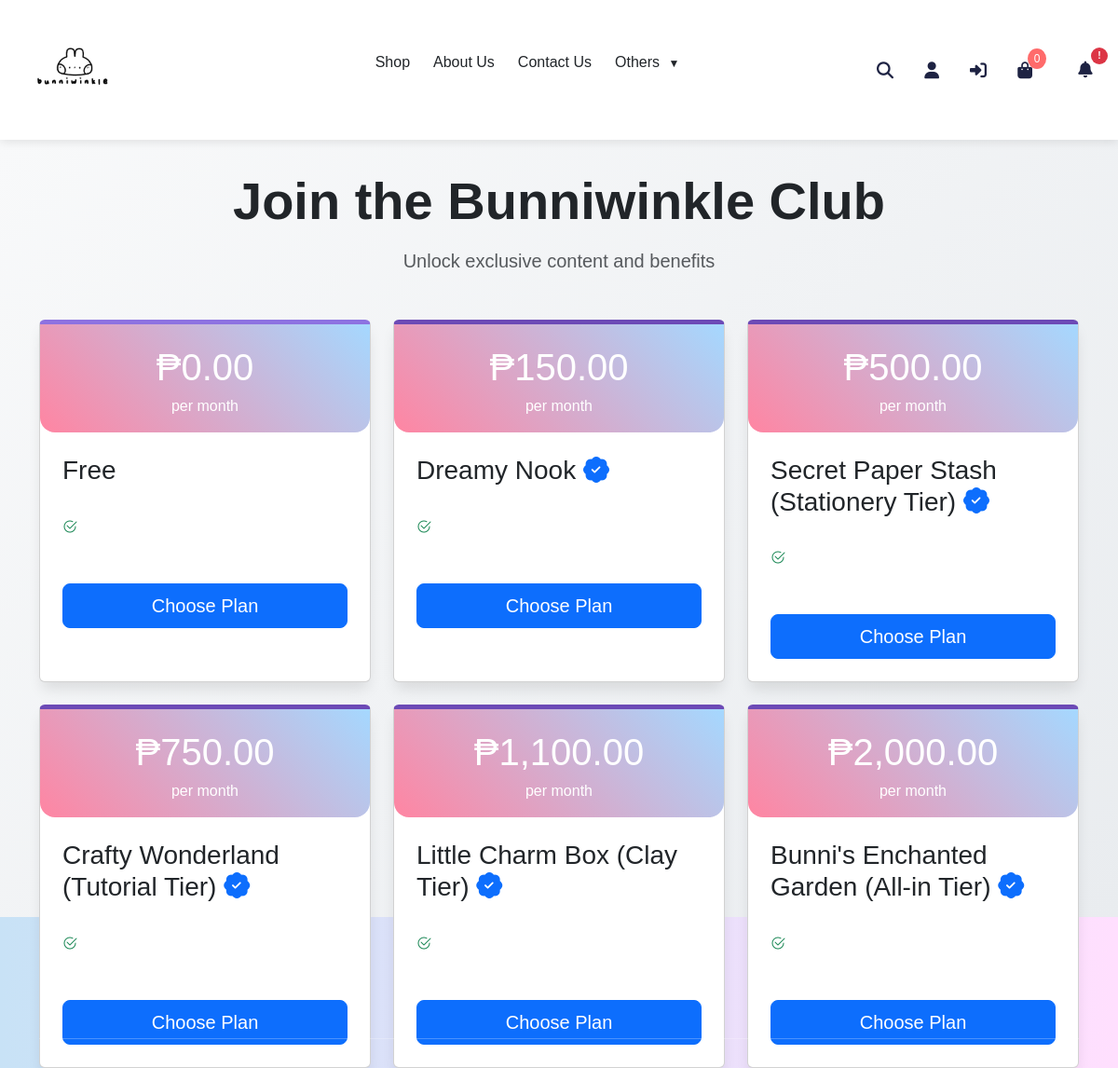
The app's page /pages-user/user-subscription-application.php with its own data.
### tables this page shows
CREATE TABLE membership_types (
    membership_type_id INT AUTO_INCREMENT PRIMARY KEY,
    type_name VARCHAR(50) UNIQUE NOT NULL,
    price DECIMAL(10,2) NOT NULL DEFAULT 0.00,
    description TEXT NULL,
    can_access_exclusive BOOLEAN DEFAULT FALSE,
    created_at DATETIME DEFAULT CURRENT_TIMESTAMP,
    modified_at DATETIME DEFAULT CURRENT_TIMESTAMP ON UPDATE CURRENT_TIMESTAMP
);

### includes/session-init.php (called while the page is built, shortened)
<?php
function get_cart_count(PDO $pdo): int
{
    if (!isset($_SESSION['user_id'])) {
        return count($_SESSION['cart'] ?? []);
    }
}

### pages-user/user-subscription-application.php (the view, shortened to what this page needs)
<?php
require_once __DIR__ . '/../includes/session-init.php';
$tiers = $pdo->query("
    SELECT * FROM membership_types
    ORDER BY price ASC
")->fetchAll(PDO::FETCH_ASSOC);
$currentMembership = [];
?>
<!DOCTYPE html>
<html lang="en">
<head>
    <link href="https://cdn.jsdelivr.net/npm/bootstrap@5.3.0/dist/css/bootstrap.min.css" rel="stylesheet">
    <link rel="stylesheet" href="https://cdn.jsdelivr.net/npm/bootstrap-icons@1.11.1/font/bootstrap-icons.css">
    <link rel="stylesheet" href="../assets/css/user-subscription.css">
</head>
<body>
    <?php include '../includes/user-navbar.php'; ?>
    <div class="membership-slider">
        <div class="container">
            <div class="text-center mb-5">
                <h1 class="display-4 fw-bold mb-3">Join the Bunniwinkle Club</h1>
                <p class="lead text-muted">Unlock exclusive content and benefits</p>
            </div>
            <div class="row g-4 justify-content-center">
                <?php foreach ($tiers as $tier): ?>
                    <div class="col-lg-4 col-md-6">
                        <div class="tier-card card h-100 <?= $currentMembership && $currentMembership['membership_type_id'] == $tier['membership_type_id'] ? 'active' : '' ?>"
                            style="border-top: 5px solid <?= $tier['can_access_exclusive'] ? '#6C4AB6' : '#8D72E1' ?>">
                            <div class="price-badge text-center">
                                ₱<?= number_format($tier['price'], 2) ?>
                                <div class="fs-6">per month</div>
                            </div>
                            <div class="card-body p-4">
                                <h3 class="card-title mb-4">
                                    <?= htmlspecialchars($tier['type_name']) ?>
                                    <?php if ($tier['can_access_exclusive']): ?>
                                        <i class="bi bi-patch-check-fill text-primary"></i>
                                    <?php endif; ?>
                                </h3>
                                <ul class="benefits-list">
                                    <?php $benefits = explode("\n", $tier['description']); ?>
                                    <?php foreach ($benefits as $benefit): ?>
                                        <li>
                                            <i class="bi bi-check2-circle me-2 text-success"></i>
                                        </li>
                                    <?php endforeach; ?>
                                </ul>
                                <button class="btn btn-lg btn-primary w-100 mt-4 subscribe-btn"
                                    data-tier-id="<?= $tier['membership_type_id'] ?>"
                                    data-tier-name="<?= htmlspecialchars($tier['type_name']) ?>"
                                    data-tier-price="<?= $tier['price'] ?>">
                                    <?= $currentMembership && $currentMembership['membership_type_id'] == $tier['membership_type_id'] ?
                                        'Current Plan' : 'Choose Plan' ?>
                                </button>
                            </div>
                        </div>
                    </div>
                <?php endforeach; ?>
            </div>
        </div>
    </div>
    <?php include '../includes/footer.php'; ?>
</body>
</html>

### includes/user-navbar.php (shortened to what this page needs)
<?php
require_once __DIR__ . '/../includes/session-init.php';
require_once '../config/db_connection.php';
?>
<!DOCTYPE html>
<html lang="en">
<head>
  <link rel="stylesheet" href="../assets/css/navbar.css" />
  <link rel="stylesheet" href="../assets/css/about-us.css">
  <link rel="stylesheet" href="https://cdnjs.cloudflare.com/ajax/libs/font-awesome/6.5.0/css/all.min.css">
  <link href="https://cdn.jsdelivr.net/npm/bootstrap@5.3.0/dist/css/bootstrap.min.css" rel="stylesheet">
</head>
<body>
  <nav class="navbar">
    <div class="nav-inner">
      <a href="../pages-user/homepage.php">
        <img src="../assets/images/company assets/bunniwinkelanotherlogo.jpg" alt="Bunniwinkle Logo" class="nav-logo" />
      </a>
      <ul class="nav-menu" id="navMenu">
        <li class="nav-item"><a href="../pages-user/shop.php" class="nav-link">Shop</a></li>
        <li class="nav-item"><a href="../pages-user/about-us.php" class="nav-link">About Us</a></li>
        <li class="nav-item"><a href="../pages-user/contact-us.php" class="nav-link">Contact Us</a></li>
        <li class="nav-item dropdown">
          <a href="#" class="nav-link">Others <span class="dropdown-icon">▼</span></a>
        </li>
      </ul>
      <div class="nav-icons">
        <a href="../pages-user/search.php" class="icon" title="Search"><i class="fas fa-search"></i></a>
        <?php if (isset($_SESSION['user_id'])): ?>
          <a href="../pages-user/profile.php" class="icon" title="My Profile">
            <i class="fas fa-user"></i>
            <span class="login-indicator"></span>
          </a>
        <?php else: ?>
          <a href="#" id="loginIcon" class="icon login-trigger" title="Login">
            <i class="fas fa-user"></i>
          </a>
        <?php endif; ?>
        <?php if (isset($_SESSION['user_id'])): ?>
          <a href="#" class="icon" title="Logout" id="mobileLogout">
            <i class="fas fa-sign-out-alt"></i>
          </a>
        <?php else: ?>
          <a href="#" class="icon" title="Login" id="mobileLogin">
            <i class="fas fa-sign-in-alt"></i>
          </a>
        <?php endif; ?>
        <div class="cart-dropdown">
          <a href="cart.php" class="icon cart-icon" title="Cart">
            <i class="fas fa-shopping-bag"></i>
            <span class="cart-count">
              <?= get_cart_count($pdo) ?>
            </span>
          </a>
        </div>
        <div class="notif-dropdown position-relative" style="margin-left: 15px;">
          <a href="#" class="icon" id="notifBell" title="Notifications" style="font-size:1.1rem;">
            <i class="fas fa-bell"></i>
            <span class="badge bg-danger position-absolute top-0 start-100 translate-middle p-1 rounded-circle"
              id="notifCount"
              style="font-size:0.65rem; transform: translate(-30%, -30%);">
            </span>
          </a>
        </div>
      </div>
    </div>
  </nav>
</body>
</html>

### includes/footer.php (shortened to what this page needs)
<!DOCTYPE html>
<html lang="en">
<head>
  <link href="https://cdn.jsdelivr.net/npm/bootstrap@5.3.2/dist/css/bootstrap.min.css" rel="stylesheet">
  <link href="https://cdnjs.cloudflare.com/ajax/libs/font-awesome/6.4.0/css/all.min.css" rel="stylesheet">
  <link rel="stylesheet" href="../assets/css/footer.css" />
</head>
<body>
  <footer id="site-footer" class="footer mt-auto text-white">
    <div class="container text-center text-md-start">
      <div class="row align-items-start">
        <div class="col-md-4 mb-4 mb-md-0">
          <h4 class="fw-bold">Bunniwinkle</h4>
          <p class="small">Creating everything handmade and cute!</p>
        </div>
        <div class="col-md-4 mb-4 mb-md-0">
          <h5>Quick Links</h5>
          <ul class="list-unstyled">
            <li><a href="shop.php" class="footer-link">Shop</a></li>
            <li><a href="../pages-user/about-us.php" class="footer-link">About Us</a></li>
            <li><a href="../pages-user/contact-us.php" class="footer-link">Contact</a></li>
          </ul>
        </div>
        <div class="col-md-4">
          <h5>Follow Us</h5>
          <div class="d-flex gap-3">
            <a href="https://web.facebook.com/bunniwinkle" class="footer-icon" target="_blank"><i class="fab fa-facebook-f"></i></a>
            <a href="https://www.instagram.com/bunniwinkle/" class="footer-icon" target="_blank"><i class="fab fa-instagram"></i></a>
            <a href="https://www.tiktok.com/@bunniwinklestore" class="footer-icon" target="_blank"><i class="fab fa-tiktok"></i></a>
          </div>
        </div>
      </div>
      <hr  />
      <div class="text-center small" style="color: black;">
      </div>
    </div>
  </footer>
</body>
</html>

### assets/css/navbar.css (style rules this page uses)
* { margin: 0; padding: 0; box-sizing: border-box; font-family: "Trebuchet MS", Arial, sans-serif; }
.navbar { min-height: 150px; background-color: white; box-shadow: 0 2px 10px rgba(0, 0, 0, 0.1); width: 100%; display: flex; align-items: center; position: relative; z-index: 1000; }
.nav-inner { display: flex; justify-content: space-between; align-items: center; max-width: 1200px; width: 100%; margin: 0 auto; padding: 0 20px; }
.nav-logo { height: 120px; width: auto; object-fit: contain; }
.nav-menu { display: flex; align-items: center; list-style: none; }
.nav-item { margin-left: 25px; position: relative; transition: background-color 0.2s ease, transform 0.3s ease; }
.nav-link { text-decoration: none; color: #354359; font-size: 16px; font-weight: 600; display: flex; align-items: center; padding: 8px 0; transition: color 0.3s; }
.dropdown-icon { margin-left: 5px; font-size: 12px; transition: transform 0.3s; }
.nav-icons { display: flex; align-items: center; gap: 20px; }
.nav-icons .icon { color: #1e2343; font-size: 18px; transition: transform 0.2s ease; text-decoration: none; position: relative; display: flex; align-items: center; justify-content: center; min-width: 30px; min-height: 30px; }
.cart-dropdown { position: relative; display: inline-block; z-index: 1000; }
.cart-icon { position: relative; }
.cart-count { position: absolute; top: -8px; right: -8px; background-color: #ff6b6b; color: white; border-radius: 50%; min-width: 20px; min-height: 20px; display: flex; align-items: center; justify-content: center; font-size: 12px; padding: 2px; }
.notif-dropdown { position: relative; z-index: 2000; }
.notif-dropdown .icon { position: relative; }
#notifCount { position: absolute; top: -8px; right: -8px; min-width: 18px; height: 18px; display: flex; align-items: center; justify-content: center; font-size: 10px; padding: 0 4px; animation: pulse 2s infinite; }

### assets/css/about-us.css (style rules this page uses)
:root { --primary-color: #ff85a2; --secondary-color: #a5d8ff; --accent-color: #f9c74f; --dark-color: #3a3a5e; --light-color: #f8f9fa; --glass-blur: 12px; }
body { font-family: "Poppins", sans-serif; background-color: var(--light-color); color: var(--dark-color); overflow-x: hidden; }
.btn-primary { background-color: var(--primary-color); border-color: var(--primary-color); padding: 0.75rem 2rem; border-radius: 50px; font-weight: 600; }

### assets/css/footer.css (style rules this page uses)
html, body { height: 100%; margin: 0; padding: 0; display: flex; flex-direction: column; }
body > .footer { margin-top: auto; }
.footer { background: linear-gradient(to right, #c8e2f6, #ffdffe); color: black; padding: 10px 0; }
.footer-link { color: black; text-decoration: none; transition: color 0.3s; }
.footer-icon { color: black; font-size: 1.25rem; transition: transform 0.3s ease; }
h5, h4, p { color: black; }
hr { background-color: black; margin: 0; }

### pages-user/user-subscription-application.php (style rules this page uses)
:root { --primary-color: rgb(144, 139, 153); --secondary-color: #8D72E1; --accent-color: #B9E0FF; }
.membership-slider { min-height: 100vh; background: linear-gradient(135deg, #f8f9fa 0%, #e9ecef 100%); padding: 2rem 0; }
.tier-card { background: white; border-radius: 1rem; transition: all 0.3s ease; box-shadow: 0 10px 15px -3px rgba(0, 0, 0, 0.1); border: none; }
.price-badge { font-size: 2.5rem; background: linear-gradient(45deg, var(--primary-color), var(--secondary-color)); color: white; padding: 1rem 2rem; border-radius: 0 0 1rem 1rem; }
.benefits-list { list-style: none; padding: 0; }
.benefits-list li { padding: 0.5rem 0; border-bottom: 1px solid #eee; }
.benefits-list li:last-child { border-bottom: none; }

### records on screen
membership_types: price "0.00", type_name "Free"
membership_types: price "150.00", type_name "Dreamy Nook", can_access_exclusive 1 (drawn)
membership_types: price "500.00", type_name "Secret Paper Stash (Stationery Tier)", can_access_exclusive 1 (drawn)
membership_types: price "750.00", type_name "Crafty Wonderland (Tutorial Tier)", can_access_exclusive 1 (drawn)
membership_types: price "1,100.00", type_name "Little Charm Box (Clay Tier)", can_access_exclusive 1 (drawn)
membership_types: price "2,000.00", type_name "Bunni's Enchanted Garden (All-in Tier)", can_access_exclusive 1 (drawn)

### other values on screen
get_cart_count($pdo) "0"
